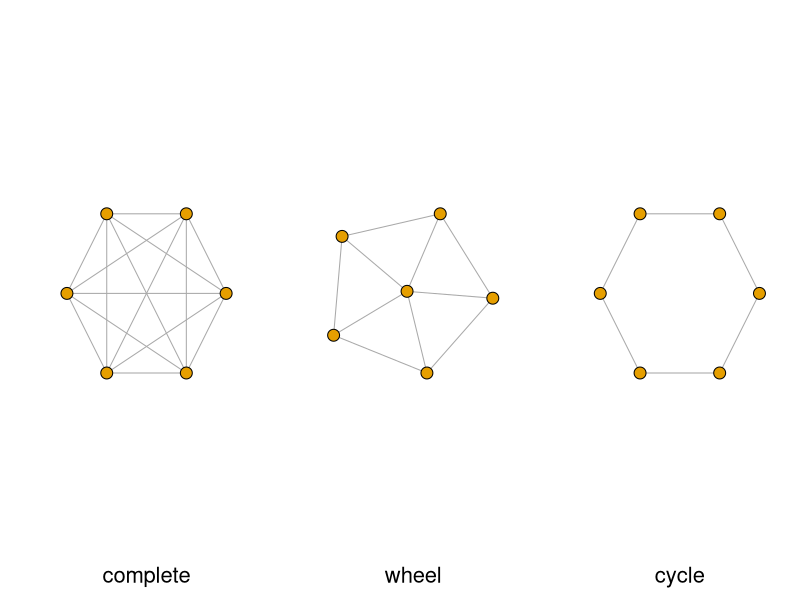

This figure's R source:
library(igraph)

g1 <- make_full_graph(6, directed = FALSE)
g3 <- make_ring(6, directed = FALSE)

wheel <- union(make_ring(5), make_star(6, center = 6, mode = "undirected"))
V(wheel)$name <- letters[seq_len(vcount(wheel))]
sstar <- make_star(6, center = 6, mode = "undirected")
V(sstar)$name <- letters[c(1, 3, 5, 7, 9, 11)]
g2 <- wheel %m% sstar

par(mfrow = c(1, 3), cex.lab = 2)
plot(g1, layout = layout_in_circle(g1), vertex.label = NA, xlab = "complete")
plot(g2, layout = layout_nicely(g2),    vertex.label = NA, xlab = "wheel")
plot(g3, layout = layout_in_circle(g3), vertex.label = NA, xlab = "cycle")
